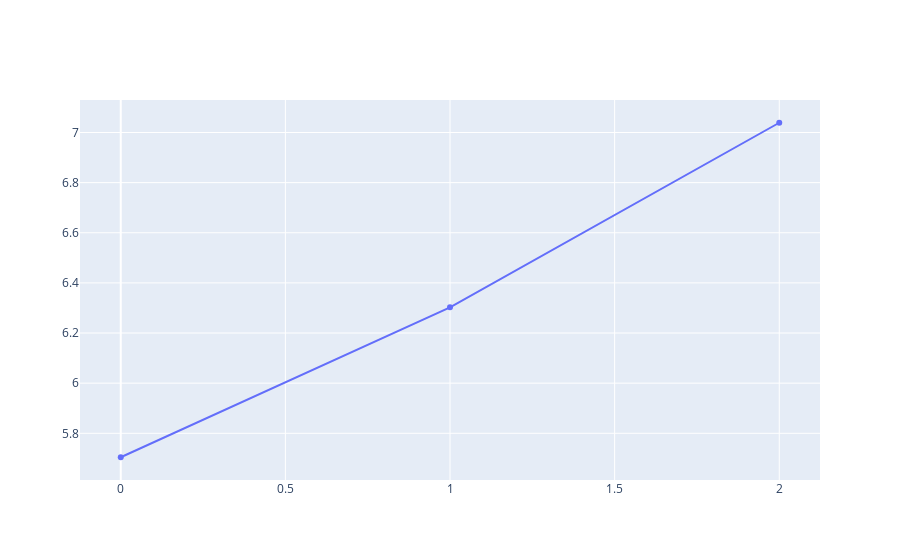

Notebook source saved alongside this figure:
### Code cell
fig = go.Figure()
fig.add_trace(go.Scatter(x = [i for i in range(3)], y=lr_error))


fig.update_layout(width=700, xaxis_title='Number of Epochs', yaxis_title='Mean Angluar Errors', 
                  title={'text':'LeNet<br>Train Error vs Validation Error','x':0.5,'y':0.88,'xanchor':'center','yanchor':'top'},
                  legend_y=0.82,legend_x=0.88,
                  legend_xanchor='center',legend_yanchor='bottom'
                 )
fig.show()

### Figure 1 — Plotly figure (JSON) as saved in the notebook; plotly's stock layout.template omitted (floating-point values rounded to 4 significant figures)
{"data": [{"type": "scatter", "x": [0, 1, 2], "y": [5.704, 6.303, 7.039]}], "layout": {}}
